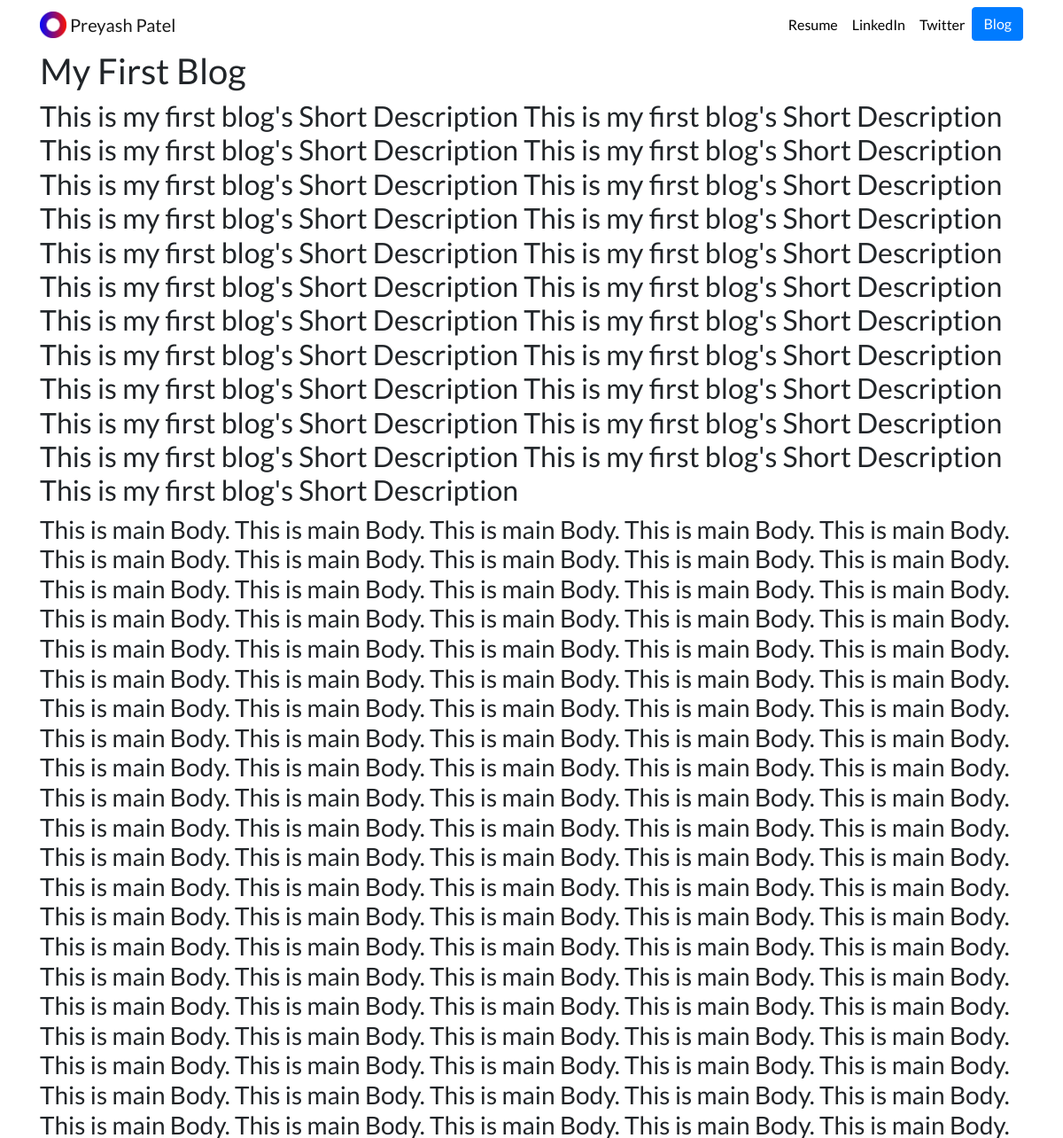
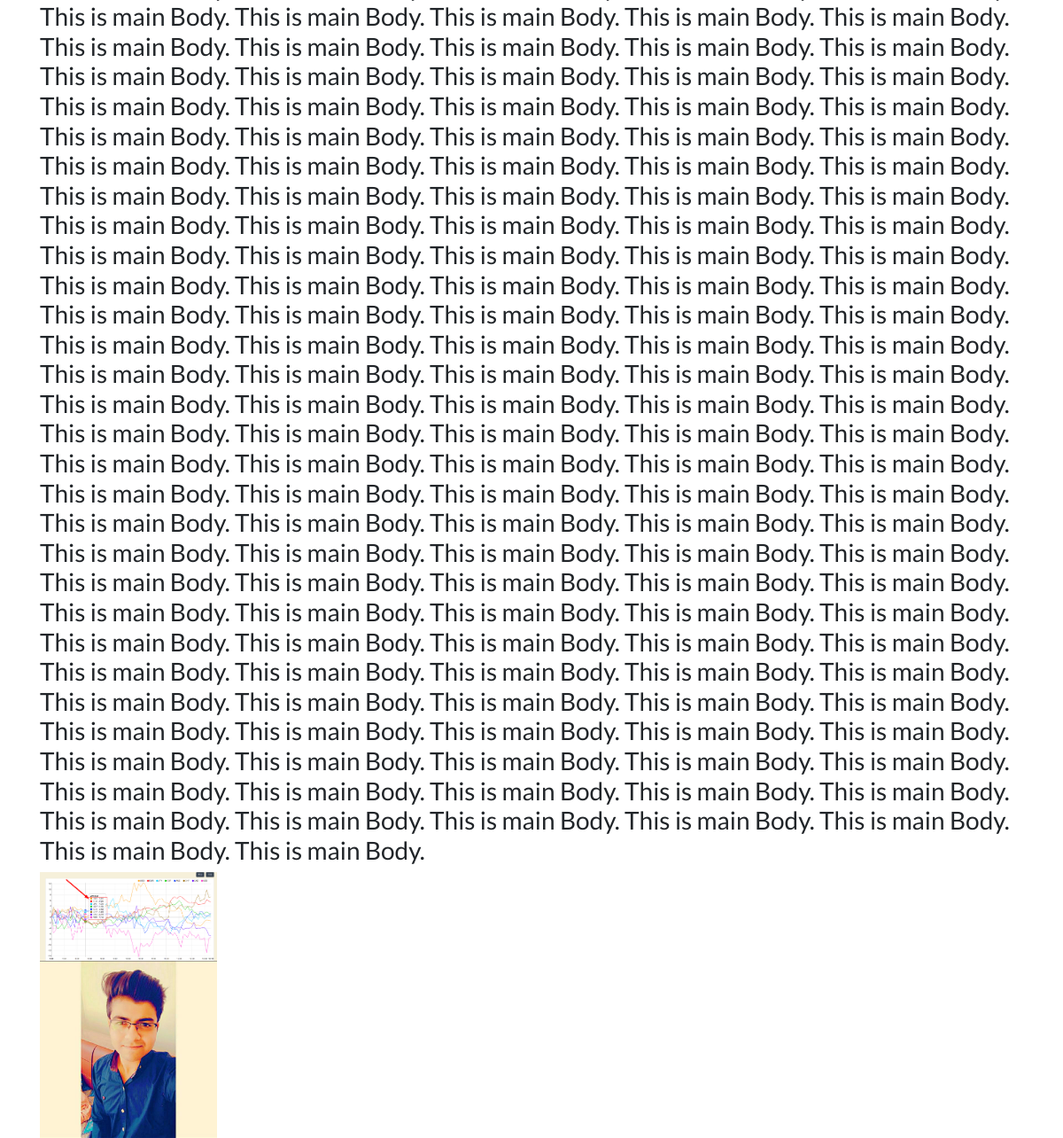
The page /blog/1 on the database its author committed (2 pictures, top to bottom).
### blog/models.py (models this page shows, shortened)
class Blog(models.Model):
    title = models.CharField(max_length=100)
    shortDescription = models.CharField(max_length=1000)
    mainBody = models.TextField(max_length=20000)
    image1 = models.ImageField(upload_to = "blog/images/")
    image2 = models.ImageField(upload_to = "blog/images/", blank=True)

### blog/views.py (the view)
# urls.py: path('<int:blog_id>', views.blog, name="detail"),
def blog(request, blog_id):
    blog = get_object_or_404(Blog, pk = blog_id)
    return render(request, "blog/detail.html", {"blog":blog})

### blog/templates/blog/detail.html
{% extends 'portfolio/base.html' %}
{% block content %}
<h1>{{blog.title}}</h1>
<h2>{{blog.shortDescription}}</h2>
<h3>{{blog.mainBody}}</h3>
<img src="{{ blog.image1.url }}" width="200" height="100"/>
{% if blog.image2 %}
<br>
<img src="{{ blog.image2.url }}" width="200" height="200"/>
{% endif %}
{% endblock %}

### portfolio/static/portfolio/custom.css (style rules this page uses)
body { font-family: 'Lato', sans-serif; }

### rows shown on the page
Blog: title "My First Blog", shortDescription "This is my first blog's Short Description This is my first blog's Short Description This is my first blog's Short Description This is my first blog's Short Description This is my first blog's Short Description This is my first blog's Short Description This is my first blog's Short Description This is my first blog's Short Description This is my first blog's Short Description This is my first blog's Short Description This is my first blog's Short Description This is my first blog's Short Description This is my first blog's Short Description This is my first blog's Short Description This is my first blog's Short Description This is my first blog's Short Description This is my first blog's…", mainBody "This is main Body. This is main Body. This is main Body. This is main Body. This is main Body. This is main Body. This is main Body. This is main Body. This is main Body. This is main Body. This is main Body. This is main Body. This is main Body. This is main Body. This is main Body. This is main Body. This is main Body. This is main Body. This is main Body. This is main Body. This is main Body. This is main Body. This is main Body. This is main Body. This is main Body. This is main Body. This is main Body. This is main Body. This is main Body. This is main Body. This is main Body. This is main Body. This is main Body. This is main Body. This is main Body. This is main Body. This is main…", image1 (picture), image2 (picture)
